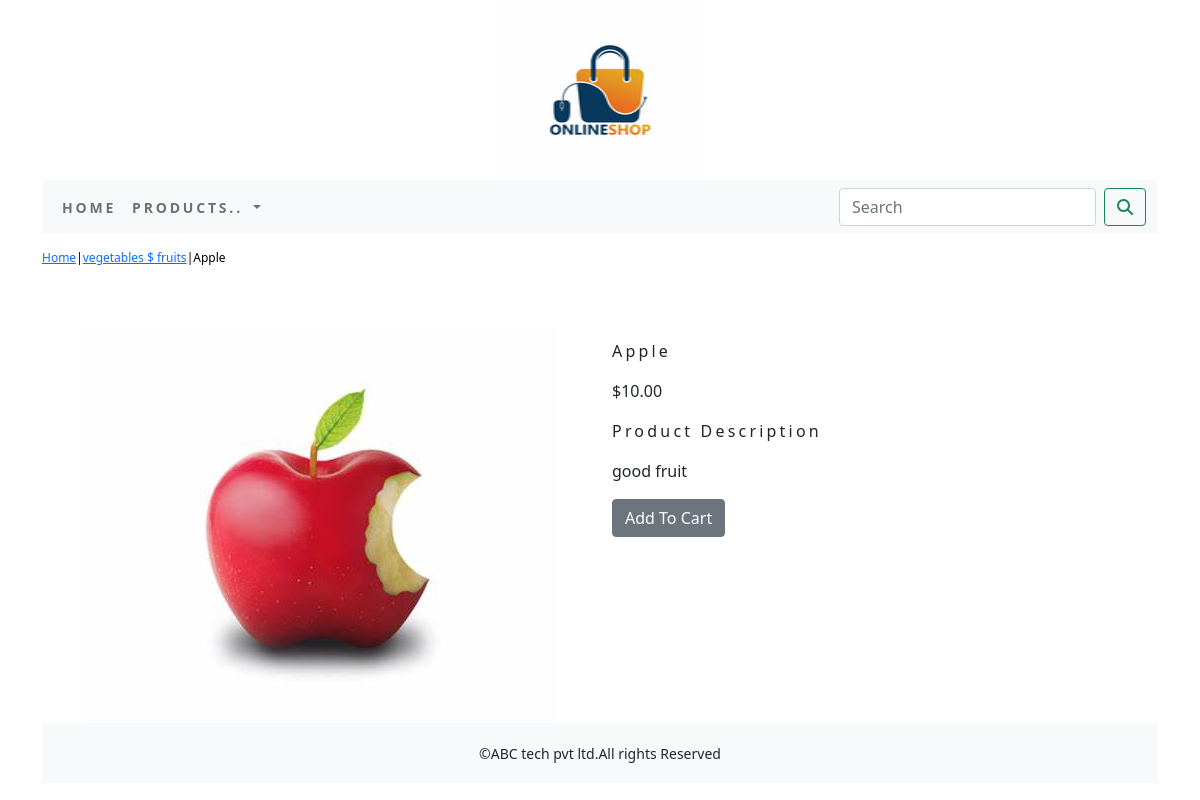
Page /shop/vegetables/apple/ on the committed database.
### shop/models.py (models this page shows, shortened)
class Product (models.Model):
    name = models.CharField(max_length=250,unique=True)
    slug = models.SlugField(max_length=250,unique=True)
    description = models.TextField(blank=True)
    price = models.DecimalField(max_digits=10,decimal_places=2)
    category = models.ForeignKey(Category,on_delete=models.CASCADE)
    image = models.ImageField(upload_to='product',blank=True)
    stock = models.IntegerField()
    available = models.BooleanField(default=True)
    created = models.DateTimeField(auto_now_add=True)
    update = models.DateTimeField(auto_now=True)
    class Meta:
        ordering = ('name',)
        verbose_name = 'product'
        verbose_name_plural = 'produts'

class Category(models.Model) :
    name = models.CharField(max_length=250,unique=True)
    slug = models.SlugField(max_length=250,unique=True)
    description = models.TextField(blank=True)
    image = models.ImageField(upload_to='category',blank=True)
    class Meta:
        ordering = ('name',)
        verbose_name = 'category'
        verbose_name_plural = 'categories'
    def get_url(self):
            return reverse('shop:products_by_category',args=[self.slug])
    def __str__(self):
        return '{}'.format(self.name)

### shop/views.py (the view)
# urls.py: path('<slug:c_slug>/<slug:product_slug>/',views.proDetail,name='prodcatdetail')
def proDetail(request,c_slug,product_slug):
    try:
        product=Product.objects.get(category__slug=c_slug,slug=product_slug)
    except Exception as e:
        raise e
    return render(request,'product.html',{'product':product})

### cart/context_processors.py (called while the page is built)
def counter(request):
    item_count=0
    if 'admin' in request.path:
        return {}
    else:
        try:
            cart=Cart.objects.filter(cart_id=_cart_id(request))
            cart_items=CartItem.objects.all().filter(cart=cart[:1])
            for cart_item in cart_items:
                item_count += cart_item.quantity
        except cart.DoesNotExist:
            item_count=0
    return dict(item_count=item_count)

### cart/views.py (called while the page is built)
def _cart_id(request):
    cart = request.session.session_key
    if not cart:
        cart = request.session.create()
    return cart

### shop/context_processors.py (called while the page is built)
def menu_links(request):
    links=Category.objects.all()
    return dict(links=links)

### templates/product.html (shortened to what this page needs)
{% extends 'base.html' %}
{% load static %}
{% block content %}
<div>
    <div class="row my_prod_row_class">
        <div class="mx_auto">
        <p><a href="{% url 'shop:allprodcat' %}">Home</a>|<a href="{{product.category.get_url}}">{{product.category}}</a>|{{product.name}}</p>
    </div>
</div>
<div class="container">
<br>
<div class="row">
    <div class="col-12 col-sm-12 col-md-12 col-lg-6 text-center">
        <div style="min-width:18rem;">
            <img src="{{product.image.url}}"alt="{{product.name}}">
        </div>
    </div>
    <div class="col-12 col-sm-12 col-md-12 col-lg-6">
        <div>
            <h1 class="my_prod_title">{{product.name}}</h1>
            <p>${{product.price}}</p>
            <p class="my_title">Product Description</p>
            <p class="text-justify my_prod_text">{{product.description}}</p>
            {% if product.stock <= 0 %}
            <p class="text-justify my_prod_text"><b>Out Of Stock</b></p>
            {% else %}
            <a class="btn btn-secondary" href="{% url 'cart:add_cart' product.id %}">Add To Cart</a>
            {% endif %}
        </div>
    </div>
</div>
</div>
{% endblock %}

### static/css/custom.css (style rules this page uses)
body { font-family: 'Roboto', sans-serif; }
.my_title { font-size:16px; text_transform:uppercase; letter-spacing:.2em; }
.my_prod_row_class { padding-top:15px; padding-bottom:20px }
.my_prod_row_class .mx_auto { color:#000; font-size:12px; text-decoration:none; }
.my_prod_title { font-size:16px; text_transform:uppercase; letter-spacing:.2em; padding-top:15px; padding-bottom:10px; }
.my_prod_text { padding-right:20px; }

### rows in the picture
Product: category "vegetables $ fruits", name "Apple", image (picture), price "10.00", description "good fruit"
